Frame 1 (no input): blank canvas, image omitted
Frame 60 (the mouse pressed at the canvas centre just before this capture): blank canvas, image omitted
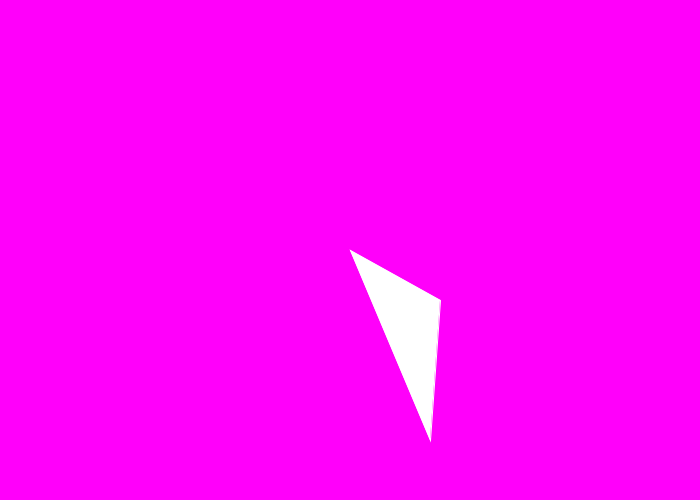
Frame 120 (the mouse held since frame 60 and released just before this capture)

The Processing sketch whose frames 1 and 60 were blank and that drew this single picture after the mouse press (run headless with seeded random() and noise(); from frame 60 on, the mouse is pressed at the canvas centre):

// Processing sketch: processing_40633
// ── processing_40633.pde

float r;
float g;
float b;
float a;



void setup(){
  background(255);
  size(700,500);
  smooth();
  frameRate(30);
}

void draw(){
   r = random(1,255);
   g = random(1,255);
   b = random(1,255);
   a = random(1,255);
background(mouseX,0,mouseY);

  
  if(mousePressed){
    stroke(255);
    fill(255);
  }
  else{
    stroke(0);
    fill(0);
    //noStroke();
    //noFill();
  }
  triangle(mouseX,mouseY,mouseX+80,mouseY+190,mouseX+90,mouseY+50);
  point(mouseX,mouseY);
  //ellipse(mouseX,mouseY,4,4);
  //rect(mouseX,mouseY,50,50);

}
